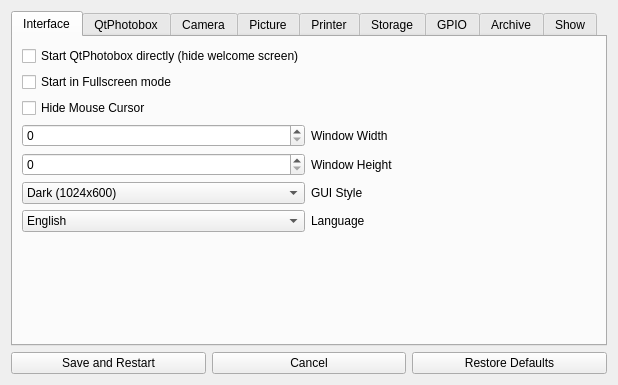
<?xml version="1.0" encoding="UTF-8"?>
<ui version="4.0">
 <class>settingsWidget</class>
 <widget class="QFrame" name="settingsWidget">
  <property name="geometry">
   <rect>
    <x>0</x>
    <y>0</y>
    <width>618</width>
    <height>385</height>
   </rect>
  </property>
  <property name="windowTitle">
   <string>Form</string>
  </property>
  <layout class="QVBoxLayout" name="verticalLayout">
   <item>
    <widget class="QTabWidget" name="tabWidget">
     <property name="currentIndex">
      <number>0</number>
     </property>
     <widget class="QWidget" name="tabInterface">
      <attribute name="title">
       <string>Interface</string>
      </attribute>
      <layout class="QGridLayout" name="gridLayout">
       <item row="3" column="1">
        <widget class="QLabel" name="label">
         <property name="text">
          <string>Window Width</string>
         </property>
        </widget>
       </item>
       <item row="5" column="1">
        <widget class="QLabel" name="label_3">
         <property name="text">
          <string>GUI Style</string>
         </property>
        </widget>
       </item>
       <item row="4" column="0">
        <widget class="QSpinBox" name="spinHeight">
         <property name="maximum">
          <number>10000</number>
         </property>
        </widget>
       </item>
       <item row="0" column="0">
        <widget class="QCheckBox" name="chkStartDirectly">
         <property name="text">
          <string>Start QtPhotobox directly (hide welcome screen)</string>
         </property>
        </widget>
       </item>
       <item row="2" column="0">
        <widget class="QCheckBox" name="chkHideCursor">
         <property name="text">
          <string>Hide Mouse Cursor</string>
         </property>
        </widget>
       </item>
       <item row="5" column="0">
        <widget class="QComboBox" name="cmbStyle">
         <item>
          <property name="text">
           <string>Dark (1024x600)</string>
          </property>
         </item>
         <item>
          <property name="text">
           <string>Dark (800x600)</string>
          </property>
         </item>
         <item>
          <property name="text">
           <string>Pastel (1024x600)</string>
          </property>
         </item>
         <item>
          <property name="text">
           <string>Pastel (800x600)</string>
          </property>
         </item>
         <item>
          <property name="text">
           <string>Default (System)</string>
          </property>
         </item>
        </widget>
       </item>
       <item row="4" column="2">
        <spacer name="horizontalSpacer">
         <property name="orientation">
          <enum>Qt::Horizontal</enum>
         </property>
         <property name="sizeHint" stdset="0">
          <size>
           <width>40</width>
           <height>20</height>
          </size>
         </property>
        </spacer>
       </item>
       <item row="7" column="0">
        <spacer name="verticalSpacer">
         <property name="orientation">
          <enum>Qt::Vertical</enum>
         </property>
         <property name="sizeHint" stdset="0">
          <size>
           <width>20</width>
           <height>40</height>
          </size>
         </property>
        </spacer>
       </item>
       <item row="3" column="0">
        <widget class="QSpinBox" name="spinWidth">
         <property name="maximum">
          <number>10000</number>
         </property>
        </widget>
       </item>
       <item row="1" column="0">
        <widget class="QCheckBox" name="chkStartFullscreen">
         <property name="text">
          <string>Start in Fullscreen mode</string>
         </property>
        </widget>
       </item>
       <item row="4" column="1">
        <widget class="QLabel" name="label_2">
         <property name="text">
          <string>Window Height</string>
         </property>
        </widget>
       </item>
       <item row="6" column="0">
        <widget class="QComboBox" name="cmbLanguage">
         <item>
          <property name="text">
           <string>English</string>
          </property>
         </item>
         <item>
          <property name="text">
           <string>Deutsch</string>
          </property>
         </item>
        </widget>
       </item>
       <item row="6" column="1">
        <widget class="QLabel" name="label_33">
         <property name="text">
          <string>Language</string>
         </property>
        </widget>
       </item>
      </layout>
     </widget>
     <widget class="QWidget" name="tabQtPhotobox">
      <attribute name="title">
       <string>QtPhotobox</string>
      </attribute>
      <layout class="QGridLayout" name="gridLayout_2">
       <item row="0" column="0">
        <widget class="QSpinBox" name="spinCountdown"/>
       </item>
       <item row="4" column="1">
        <spacer name="verticalSpacer_2">
         <property name="orientation">
          <enum>Qt::Vertical</enum>
         </property>
         <property name="sizeHint" stdset="0">
          <size>
           <width>20</width>
           <height>40</height>
          </size>
         </property>
        </spacer>
       </item>
       <item row="1" column="0">
        <widget class="QSpinBox" name="spinDisplay"/>
       </item>
       <item row="0" column="1">
        <widget class="QLabel" name="label_4">
         <property name="text">
          <string>Countdown Time</string>
         </property>
        </widget>
       </item>
       <item row="1" column="1">
        <widget class="QLabel" name="label_5">
         <property name="text">
          <string>Display Time</string>
         </property>
        </widget>
       </item>
       <item row="2" column="0">
        <widget class="QSpinBox" name="spinGreeter"/>
       </item>
       <item row="2" column="1">
        <widget class="QLabel" name="label_6">
         <property name="text">
          <string>Greeter Time</string>
         </property>
        </widget>
       </item>
       <item row="0" column="2">
        <spacer name="horizontalSpacer_2">
         <property name="orientation">
          <enum>Qt::Horizontal</enum>
         </property>
         <property name="sizeHint" stdset="0">
          <size>
           <width>40</width>
           <height>20</height>
          </size>
         </property>
        </spacer>
       </item>
       <item row="3" column="0">
        <widget class="QCheckBox" name="chkPreview">
         <property name="text">
          <string>Show Preview</string>
         </property>
        </widget>
       </item>
      </layout>
     </widget>
     <widget class="QWidget" name="tabCamera">
      <attribute name="title">
       <string>Camera</string>
      </attribute>
      <layout class="QGridLayout" name="gridLayout_3">
       <item row="0" column="1">
        <widget class="QLabel" name="label_8">
         <property name="text">
          <string>Backend</string>
         </property>
        </widget>
       </item>
       <item row="2" column="2">
        <spacer name="horizontalSpacer_3">
         <property name="orientation">
          <enum>Qt::Horizontal</enum>
         </property>
         <property name="sizeHint" stdset="0">
          <size>
           <width>40</width>
           <height>20</height>
          </size>
         </property>
        </spacer>
       </item>
       <item row="0" column="0">
        <widget class="QComboBox" name="cmbBackend">
         <item>
          <property name="text">
           <string>Gphoto2</string>
          </property>
         </item>
         <item>
          <property name="text">
           <string>Dummy</string>
          </property>
         </item>
        </widget>
       </item>
       <item row="2" column="0">
        <widget class="QSpinBox" name="spinFps"/>
       </item>
       <item row="4" column="1">
        <spacer name="verticalSpacer_3">
         <property name="orientation">
          <enum>Qt::Vertical</enum>
         </property>
         <property name="sizeHint" stdset="0">
          <size>
           <width>20</width>
           <height>40</height>
          </size>
         </property>
        </spacer>
       </item>
       <item row="2" column="1">
        <widget class="QLabel" name="label_9">
         <property name="text">
          <string>Limit FPS (0=no limit)</string>
         </property>
        </widget>
       </item>
       <item row="1" column="1">
        <widget class="QLabel" name="label_10">
         <property name="text">
          <string>Rotation</string>
         </property>
        </widget>
       </item>
       <item row="1" column="0">
        <widget class="QComboBox" name="cmbRotation">
         <item>
          <property name="text">
           <string>0º</string>
          </property>
         </item>
         <item>
          <property name="text">
           <string>90º</string>
          </property>
         </item>
         <item>
          <property name="text">
           <string>180º</string>
          </property>
         </item>
         <item>
          <property name="text">
           <string>270º</string>
          </property>
         </item>
        </widget>
       </item>
      </layout>
     </widget>
     <widget class="QWidget" name="tabPicture">
      <attribute name="title">
       <string>Picture</string>
      </attribute>
      <layout class="QGridLayout" name="gridLayout_4">
       <item row="2" column="2">
        <widget class="QLabel" name="label_14">
         <property name="text">
          <string>Picture Size Y</string>
         </property>
        </widget>
       </item>
       <item row="2" column="1">
        <widget class="QSpinBox" name="spinPictureY">
         <property name="maximum">
          <number>100000</number>
         </property>
        </widget>
       </item>
       <item row="0" column="0">
        <widget class="QPushButton" name="btnBackground">
         <property name="text">
          <string>Browse...</string>
         </property>
        </widget>
       </item>
       <item row="0" column="4">
        <spacer name="horizontalSpacer_4">
         <property name="orientation">
          <enum>Qt::Horizontal</enum>
         </property>
         <property name="sizeHint" stdset="0">
          <size>
           <width>40</width>
           <height>20</height>
          </size>
         </property>
        </spacer>
       </item>
       <item row="3" column="1">
        <widget class="QSpinBox" name="spinNumPictures"/>
       </item>
       <item row="3" column="2">
        <widget class="QLabel" name="label_12">
         <property name="text">
          <string>Number of Pictures</string>
         </property>
        </widget>
       </item>
       <item row="0" column="1">
        <widget class="QLineEdit" name="editBackground"/>
       </item>
       <item row="1" column="2">
        <widget class="QLabel" name="label_13">
         <property name="text">
          <string>Picture Size X</string>
         </property>
        </widget>
       </item>
       <item row="1" column="1">
        <widget class="QSpinBox" name="spinPictureX">
         <property name="maximum">
          <number>100000</number>
         </property>
        </widget>
       </item>
       <item row="0" column="2">
        <widget class="QLabel" name="label_11">
         <property name="text">
          <string>Background Image</string>
         </property>
        </widget>
       </item>
      </layout>
     </widget>
     <widget class="QWidget" name="tabPrinter">
      <attribute name="title">
       <string>Printer</string>
      </attribute>
      <layout class="QGridLayout" name="gridLayout_5">
       <item row="2" column="1">
        <widget class="QLabel" name="label_18">
         <property name="text">
          <string>Printing Backend</string>
         </property>
        </widget>
       </item>
       <item row="0" column="0">
        <widget class="QCheckBox" name="chkEnablePrinting">
         <property name="text">
          <string>Enable Printing Support</string>
         </property>
        </widget>
       </item>
       <item row="4" column="0">
        <widget class="QSpinBox" name="spinPaperWidth">
         <property name="maximum">
          <number>999</number>
         </property>
        </widget>
       </item>
       <item row="5" column="0">
        <widget class="QSpinBox" name="spinPaperHeight">
         <property name="maximum">
          <number>999</number>
         </property>
        </widget>
       </item>
       <item row="6" column="0">
        <widget class="QSpinBox" name="spinMaxCopies"/>
       </item>
       <item row="6" column="1">
        <widget class="QLabel" name="label_17">
         <property name="text">
          <string>Maximum Copies</string>
         </property>
        </widget>
       </item>
       <item row="1" column="0">
        <widget class="QCheckBox" name="chkConfirmPrinting">
         <property name="text">
          <string>Confirm Printing</string>
         </property>
        </widget>
       </item>
       <item row="7" column="0">
        <spacer name="verticalSpacer_5">
         <property name="orientation">
          <enum>Qt::Vertical</enum>
         </property>
         <property name="sizeHint" stdset="0">
          <size>
           <width>20</width>
           <height>40</height>
          </size>
         </property>
        </spacer>
       </item>
       <item row="5" column="1">
        <widget class="QLabel" name="label_16">
         <property name="text">
          <string>Paper Height [mm]</string>
         </property>
        </widget>
       </item>
       <item row="2" column="0">
        <widget class="QComboBox" name="cmbPrinterBackend">
         <item>
          <property name="text">
           <string>CUPS</string>
          </property>
         </item>
         <item>
          <property name="text">
           <string>Selphy (WiFi)</string>
          </property>
         </item>
         <item>
          <property name="text">
           <string>Selphy (USB)</string>
          </property>
         </item>
        </widget>
       </item>
       <item row="0" column="2">
        <spacer name="horizontalSpacer_5">
         <property name="orientation">
          <enum>Qt::Horizontal</enum>
         </property>
         <property name="sizeHint" stdset="0">
          <size>
           <width>40</width>
           <height>20</height>
          </size>
         </property>
        </spacer>
       </item>
       <item row="4" column="1">
        <widget class="QLabel" name="label_15">
         <property name="text">
          <string>Paper Width [mm]</string>
         </property>
        </widget>
       </item>
       <item row="3" column="1">
        <widget class="QLabel" name="label_20">
         <property name="text">
          <string>Printer IP</string>
         </property>
        </widget>
       </item>
       <item row="3" column="0">
        <widget class="QLineEdit" name="editPrinterIP"/>
       </item>
      </layout>
     </widget>
     <widget class="QWidget" name="tabStorage">
      <attribute name="title">
       <string>Storage</string>
      </attribute>
      <layout class="QGridLayout" name="gridLayout_6">
       <item row="4" column="1">
        <widget class="QLabel" name="label_22">
         <property name="text">
          <string>Ignore Removable Devices (separate by Comma)</string>
         </property>
        </widget>
       </item>
       <item row="3" column="0">
        <widget class="QCheckBox" name="chkWaitRemovable">
         <property name="text">
          <string>Wait for Removable Device on Startup</string>
         </property>
        </widget>
       </item>
       <item row="2" column="0">
        <widget class="QCheckBox" name="chkKeep">
         <property name="text">
          <string>Keep individual pictures</string>
         </property>
        </widget>
       </item>
       <item row="1" column="1">
        <widget class="QLabel" name="label_21">
         <property name="text">
          <string>Picture Base Name</string>
         </property>
        </widget>
       </item>
       <item row="0" column="0">
        <widget class="QLineEdit" name="editBaseDir"/>
       </item>
       <item row="4" column="0">
        <widget class="QLineEdit" name="editIgnoreRemovable"/>
       </item>
       <item row="1" column="0">
        <widget class="QLineEdit" name="editBasename"/>
       </item>
       <item row="0" column="1">
        <widget class="QLabel" name="label_19">
         <property name="text">
          <string>Base Directory Name</string>
         </property>
        </widget>
       </item>
       <item row="1" column="2">
        <spacer name="horizontalSpacer_6">
         <property name="orientation">
          <enum>Qt::Horizontal</enum>
         </property>
         <property name="sizeHint" stdset="0">
          <size>
           <width>40</width>
           <height>20</height>
          </size>
         </property>
        </spacer>
       </item>
       <item row="5" column="0">
        <spacer name="verticalSpacer_6">
         <property name="orientation">
          <enum>Qt::Vertical</enum>
         </property>
         <property name="sizeHint" stdset="0">
          <size>
           <width>20</width>
           <height>40</height>
          </size>
         </property>
        </spacer>
       </item>
      </layout>
     </widget>
     <widget class="QWidget" name="tabGPIO">
      <attribute name="title">
       <string>GPIO</string>
      </attribute>
      <layout class="QGridLayout" name="gridLayout_7">
       <item row="3" column="0">
        <widget class="QSpinBox" name="spinIdleLamp"/>
       </item>
       <item row="6" column="0">
        <widget class="QSpinBox" name="spinExit"/>
       </item>
       <item row="3" column="1">
        <widget class="QLabel" name="label_25">
         <property name="text">
          <string>Idle Lamp Pin</string>
         </property>
        </widget>
       </item>
       <item row="5" column="0">
        <widget class="QSpinBox" name="spinTrigger"/>
       </item>
       <item row="1" column="0">
        <widget class="QSpinBox" name="spinAfLamp"/>
       </item>
       <item row="6" column="1">
        <widget class="QLabel" name="label_28">
         <property name="text">
          <string>Exit Pin</string>
         </property>
        </widget>
       </item>
       <item row="3" column="2">
        <spacer name="horizontalSpacer_7">
         <property name="orientation">
          <enum>Qt::Horizontal</enum>
         </property>
         <property name="sizeHint" stdset="0">
          <size>
           <width>40</width>
           <height>20</height>
          </size>
         </property>
        </spacer>
       </item>
       <item row="0" column="0">
        <widget class="QCheckBox" name="chkEnableGPIO">
         <property name="text">
          <string>Enable GPIO Support</string>
         </property>
        </widget>
       </item>
       <item row="1" column="1">
        <widget class="QLabel" name="label_23">
         <property name="text">
          <string>AF Lamp Pin</string>
         </property>
        </widget>
       </item>
       <item row="4" column="1">
        <widget class="QLabel" name="label_26">
         <property name="text">
          <string>Idel Lamp PWM Value</string>
         </property>
        </widget>
       </item>
       <item row="5" column="1">
        <widget class="QLabel" name="label_27">
         <property name="text">
          <string>Trigger Pin</string>
         </property>
        </widget>
       </item>
       <item row="2" column="1">
        <widget class="QLabel" name="label_24">
         <property name="text">
          <string>AF Lamp PWM Value</string>
         </property>
        </widget>
       </item>
       <item row="2" column="0">
        <widget class="QSpinBox" name="spinAfValue">
         <property name="maximum">
          <number>255</number>
         </property>
        </widget>
       </item>
       <item row="4" column="0">
        <widget class="QSpinBox" name="spinIdleValue">
         <property name="maximum">
          <number>255</number>
         </property>
        </widget>
       </item>
       <item row="7" column="1">
        <spacer name="verticalSpacer_7">
         <property name="orientation">
          <enum>Qt::Vertical</enum>
         </property>
         <property name="sizeHint" stdset="0">
          <size>
           <width>20</width>
           <height>40</height>
          </size>
         </property>
        </spacer>
       </item>
      </layout>
     </widget>
     <widget class="QWidget" name="tabArchive">
      <attribute name="title">
       <string>Archive</string>
      </attribute>
      <layout class="QGridLayout" name="gridLayout_8">
       <item row="0" column="0">
        <widget class="QCheckBox" name="chkEnableArchive">
         <property name="text">
          <string>Enable Archive</string>
         </property>
        </widget>
       </item>
       <item row="0" column="2">
        <spacer name="horizontalSpacer_8">
         <property name="orientation">
          <enum>Qt::Horizontal</enum>
         </property>
         <property name="sizeHint" stdset="0">
          <size>
           <width>40</width>
           <height>20</height>
          </size>
         </property>
        </spacer>
       </item>
       <item row="1" column="0">
        <widget class="QCheckBox" name="chkAllowReprint">
         <property name="text">
          <string>Allow Reprinting</string>
         </property>
        </widget>
       </item>
       <item row="2" column="1">
        <spacer name="verticalSpacer_8">
         <property name="orientation">
          <enum>Qt::Vertical</enum>
         </property>
         <property name="sizeHint" stdset="0">
          <size>
           <width>20</width>
           <height>40</height>
          </size>
         </property>
        </spacer>
       </item>
      </layout>
     </widget>
     <widget class="QWidget" name="tabShow">
      <attribute name="title">
       <string>Show</string>
      </attribute>
      <layout class="QGridLayout" name="gridLayout_9">
       <item row="9" column="0">
        <spacer name="verticalSpacer_9">
         <property name="orientation">
          <enum>Qt::Vertical</enum>
         </property>
         <property name="sizeHint" stdset="0">
          <size>
           <width>20</width>
           <height>40</height>
          </size>
         </property>
        </spacer>
       </item>
       <item row="0" column="0">
        <widget class="QCheckBox" name="chkEnableshow">
         <property name="text">
          <string>Enable Show</string>
         </property>
        </widget>
       </item>
       <item row="4" column="0">
        <widget class="QCheckBox" name="chkShowFullscreen">
         <property name="text">
          <string>Show Full Screen</string>
         </property>
        </widget>
       </item>
       <item row="8" column="0">
        <widget class="QLineEdit" name="editShowFooterText"/>
       </item>
       <item row="0" column="2">
        <spacer name="horizontalSpacer_9">
         <property name="orientation">
          <enum>Qt::Horizontal</enum>
         </property>
         <property name="sizeHint" stdset="0">
          <size>
           <width>40</width>
           <height>20</height>
          </size>
         </property>
        </spacer>
       </item>
       <item row="6" column="0">
        <widget class="QSpinBox" name="spinShowWidth">
         <property name="maximum">
          <number>10000</number>
         </property>
        </widget>
       </item>
       <item row="3" column="0">
        <widget class="QCheckBox" name="chkShowSwapScreens">
         <property name="text">
          <string>Swap Screens (QtPhotobox and Show)</string>
         </property>
        </widget>
       </item>
       <item row="1" column="0">
        <widget class="QCheckBox" name="chkShowFullImages">
         <property name="text">
          <string>Show full images</string>
         </property>
        </widget>
       </item>
       <item row="5" column="0">
        <widget class="QSpinBox" name="spinShowDisplayTime"/>
       </item>
       <item row="2" column="0">
        <widget class="QCheckBox" name="chkShowRandom">
         <property name="text">
          <string>Show images randomly</string>
         </property>
        </widget>
       </item>
       <item row="7" column="0">
        <widget class="QSpinBox" name="spinShowHeight">
         <property name="maximum">
          <number>10000</number>
         </property>
        </widget>
       </item>
       <item row="5" column="1">
        <widget class="QLabel" name="label_29">
         <property name="text">
          <string>Display Time [s]</string>
         </property>
        </widget>
       </item>
       <item row="6" column="1">
        <widget class="QLabel" name="label_30">
         <property name="text">
          <string>Width</string>
         </property>
        </widget>
       </item>
       <item row="7" column="1">
        <widget class="QLabel" name="label_31">
         <property name="text">
          <string>Height</string>
         </property>
        </widget>
       </item>
       <item row="8" column="1">
        <widget class="QLabel" name="label_32">
         <property name="text">
          <string>Footer Text</string>
         </property>
        </widget>
       </item>
      </layout>
     </widget>
    </widget>
   </item>
   <item>
    <layout class="QHBoxLayout" name="horizontalLayout">
     <item>
      <widget class="QPushButton" name="btnSave">
       <property name="text">
        <string>Save and Restart</string>
       </property>
      </widget>
     </item>
     <item>
      <widget class="QPushButton" name="btnCancel">
       <property name="text">
        <string>Cancel</string>
       </property>
      </widget>
     </item>
     <item>
      <widget class="QPushButton" name="btnRestoreDefaults">
       <property name="text">
        <string>Restore Defaults</string>
       </property>
      </widget>
     </item>
    </layout>
   </item>
  </layout>
 </widget>
 <resources/>
 <connections/>
</ui>
